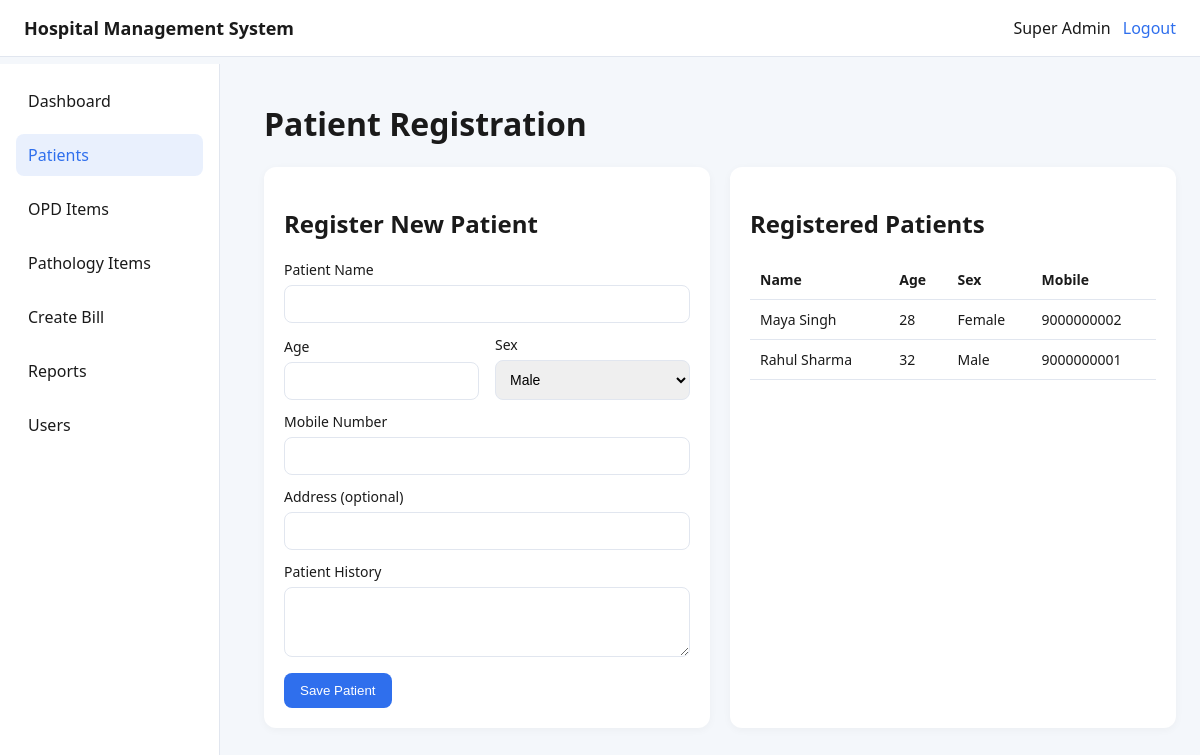
The app's page /index.php?route=patients (signed in) with its own data.
### tables this page shows
CREATE TABLE patients (
    id INT AUTO_INCREMENT PRIMARY KEY,
    name VARCHAR(150) NOT NULL,
    age INT NOT NULL,
    sex VARCHAR(20) NOT NULL,
    mobile VARCHAR(20) NOT NULL,
    address VARCHAR(255),
    history TEXT,
    created_at TIMESTAMP DEFAULT CURRENT_TIMESTAMP
);

### app/core/Controller.php (called while the page is built, shortened)
<?php
class Controller
{
    protected function render(string $view, array $data = []): void
    {
        extract($data);
        include __DIR__ . '/../views/layouts/header.php';
        include __DIR__ . '/../views/' . $view . '.php';
        include __DIR__ . '/../views/layouts/footer.php';
    }
}

### app/controllers/PatientsController.php (called while the page is built, shortened)
<?php
class PatientsController extends Controller
{
    public function index(): void
    {
        $patients = Patient::all();
        $this->render('patients/index', ['patients' => $patients]);
    }
}

### app/models/Patient.php (called while the page is built, shortened)
<?php
class Patient
{
    public static function all(): array
    {
        $pdo = Database::connection();
        return $pdo->query('SELECT * FROM patients ORDER BY id DESC')->fetchAll();
    }
}

### app/helpers.php (called while the page is built, shortened)
<?php
function e(string $value): string
{
    return htmlspecialchars($value, ENT_QUOTES, 'UTF-8');
}

### app/views/patients/index.php (the view, shortened to what this page needs)
<h1>Patient Registration</h1>
<section class="grid">
    <div class="card">
        <h2>Register New Patient</h2>
        <form method="POST" action="index.php?route=patients/store">
            <label>Patient Name
                <input type="text" name="name" required>
            </label>
            <div class="row">
                <label>Age
                    <input type="number" name="age" required>
                </label>
                <label>Sex
                    <select name="sex">
                        <option>Male</option>
                    </select>
                </label>
            </div>
            <label>Mobile Number
                <input type="text" name="mobile" required>
            </label>
            <label>Address (optional)
                <input type="text" name="address">
            </label>
            <label>Patient History
                <textarea name="history" rows="3"></textarea>
            </label>
            <button class="btn-primary">Save Patient</button>
        </form>
    </div>
    <div class="card">
        <h2>Registered Patients</h2>
        <table>
            <thead>
                <tr>
                    <th>Name</th>
                    <th>Age</th>
                    <th>Sex</th>
                    <th>Mobile</th>
                </tr>
            </thead>
            <tbody>
                <?php foreach ($patients as $patient): ?>
                    <tr>
                        <td><?= e($patient['name']) ?></td>
                        <td><?= e($patient['age']) ?></td>
                        <td><?= e($patient['sex']) ?></td>
                        <td><?= e($patient['mobile']) ?></td>
                    </tr>
                <?php endforeach; ?>
            </tbody>
        </table>
    </div>
</section>

### public/assets/css/styles.css (style rules this page uses)
:root { --primary: #2f6fed; --secondary: #1b9aaa; --background: #f4f7fb; --text: #1a1a1a; --card: #ffffff; --border: #e1e6ef; }
* { box-sizing: border-box; }
body { margin: 0; font-family: "Segoe UI", sans-serif; color: var(--text); background: var(--background); }
.card { background: var(--card); padding: 20px; border-radius: 12px; box-shadow: 0 2px 8px rgba(0, 0, 0, 0.04); margin-bottom: 20px; }
.grid { display: grid; gap: 20px; grid-template-columns: repeat(auto-fit, minmax(280px, 1fr)); }
label { display: block; margin-bottom: 12px; font-size: 14px; }
input, select, textarea { width: 100%; padding: 10px; border-radius: 8px; border: 1px solid var(--border); margin-top: 6px; font-size: 14px; }
button { border: none; cursor: pointer; }
.btn-primary { background: var(--primary); color: white; padding: 10px 16px; border-radius: 8px; }
.row { display: grid; gap: 16px; grid-template-columns: repeat(auto-fit, minmax(180px, 1fr)); align-items: end; }
table { width: 100%; border-collapse: collapse; font-size: 14px; }
table th, table td { padding: 10px; border-bottom: 1px solid var(--border); text-align: left; }

### records on screen
patients: name "Maya Singh", age "28", sex "Female", mobile "9000000002"
patients: name "Rahul Sharma", age "32", sex "Male", mobile "9000000001"

### other values on screen
$config['app']['name'] "Hospital Management System"
Auth::user()['full_name'] "Super Admin"
